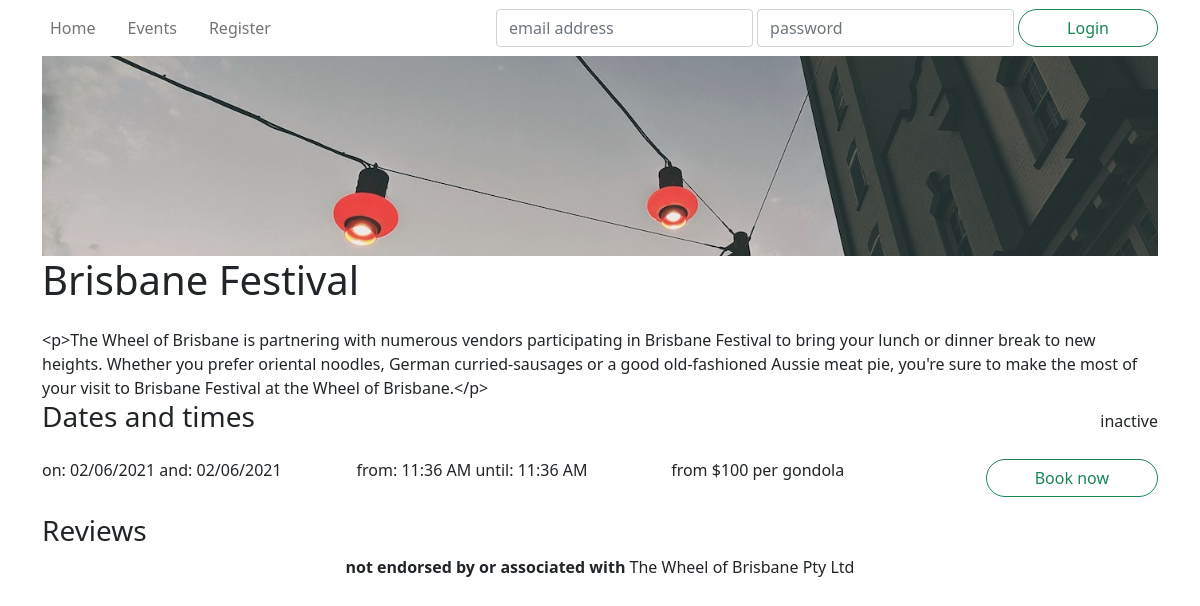
The page /events/1 on the database its author committed.
### wheel/models.py (models this page shows, shortened)
class Event(db.Model):
    __tablename__ = 'events'
    id = db.Column(db.Integer, primary_key=True)
    name = db.Column(db.String(255), nullable=False)
    description = db.Column(db.Text)
    category = db.Column(db.String(40))
    status = db.Column(db.Enum('upcoming', 'inactive', 'cancelled', 'booked out'), nullable=False)
    image = db.Column(db.String(255))
    reviews = db.relationship('Review', backref='event')
    tickets = db.relationship('Ticket', backref='event')
    @staticmethod
    def get(id):
        return Event.query.filter_by(id=id).first()
    def getTicketsDateRange(self):
        return Ticket.getDateRangeByEvent(self.id)
    def getTicketsTimeRange(self):
        return Ticket.getTimeRangeByEvent(self.id)
    def getTicketsPriceFrom(self):
        return 100 # self.tickets.reduce( (prev, {price}) => lowest(prev, price) ) but python
    def getStatusColour(self):
        return {
            'upcoming': 'success',
            'inactive': 'secondary',
            'booked out': 'secondary',
            'cancelled': 'danger'
        }[self.status]
    def getBookButtonText(self):
        return {
            'upcoming': 'book now',
            'inactive': 'no tickets available',
            'booked out': 'booked out',
            'cancelled': 'cancelled'
        }[self.status]

### wheel/views.py (the view)
@events.route('/<int:id>')
def view(id):
    event = Event.get(id)
    bookform = BookEventForm()
    reviewform = PostReviewForm() # TODO: create this form
    bookform.event.data = id
    bookform.ticket.choices = list(map(lambda ticket: (ticket.id, f'${ticket.price}'), event.tickets))
    ticketssortedbytime = sorted(event.tickets, key=lambda ticket: ticket.datetime.strftime("%I:%M %p"))
    ticketsgroupedbytime = groupby(ticketssortedbytime, key=lambda ticket: ticket.datetime.strftime("%I:%M %p"))
    times = [time for time, _tickets in ticketsgroupedbytime]
    ticketssortedbydate = sorted(event.tickets, key=lambda ticket: ticket.datetime)
    ticketsgroupedbydate = groupby(ticketssortedbydate, key=lambda ticket: ticket.datetime.strftime("%d/%m/%Y"))
    dates = [[date, [time.id for time in times]] for date, times in ticketsgroupedbydate]
    return render_template('event.html', event=event, bookform=bookform, times=times, dates=dates)

### wheel/forms.py
class BookEventForm(FlaskForm):
    event = HiddenField('event')
    ticket = RadioField('Tickets', coerce=int, validators=[InputRequired()])
    qty = IntegerField('Number of Gondolas', default=1, validators=[InputRequired()])
    price = IntegerField('Total Price', default=0, validators=[InputRequired()])
    submit = SubmitField("Book now")

class PostReviewForm(FlaskForm):
    submit = SubmitField("Post review")

### wheel/models.py (called while the page is built)
    @staticmethod
    def getTimeRangeByEvent(event_id):
        return {
            "from": datetime.now().strftime("%I:%M %p"), # self.tickets.reduce( (prev, {datetime}) => lowest(prev, datetime) ) but python
            "until": datetime.now().strftime("%I:%M %p") # self.tickets.reduce( (prev, {datetime}) => highest(prev, datetime) ) but python
        }

    @staticmethod
    def getDateRangeByEvent(event_id):
        return {
            "on": datetime.now().date().strftime("%d/%m/%Y"),
            "and": datetime.now().date().strftime("%d/%m/%Y")
        }

### wheel/templates/event.html (shortened to what this page needs)
{% extends 'base.html' %}
{% block hero %}
<div id="minihero" style="background-image: url('{{ event.image }}');"></div>
{% endblock %}
{% block title %}{{ event.name }}{% endblock %}
{% block content %}
<section>
    {{ event.description }}
</section>
<section>
    <header class="row mb-3">
        <h3 class="col">Dates and times</h3>
        <span class="col-sm-auto ms-auto my-auto">{{ event.status }}</span>
    </header>
    <div class="row mb-3">
        <div class="col-sm">
            <p class="mb-1">
                {% for join, date in event.getTicketsDateRange().items() %}
                    {{join}}:&nbsp;{{date}}
                {% endfor %}
            </p>
        </div>
        <div class="col-sm">
            <p class="mb-1">
                {% for join, time in event.getTicketsTimeRange().items() %}
                {{join}}:&nbsp;{{time}}
                {% endfor %}
            </p>
        </div>
        <div class="col-sm">
            <p>from&nbsp;${{ event.getTicketsPriceFrom() }} per&nbsp;gondola</p>
        </div>
        <div class="col-sm-auto my-auto">
            <button type="button" class="btn btn-outline-success rounded-pill px-5"
                    data-bs-toggle="modal" data-bs-target="#book" >Book now</button>
        </div>
    </div>
</section>
<section>
    <header><h3>Reviews</h3></header>
</section>
{% endblock %}

### wheel/templates/base.html (shortened to what this page needs)
<!DOCTYPE html>
<html lang="en">
<head>
    <link href="https://cdn.jsdelivr.net/npm/bootstrap@5.0.0-beta3/dist/css/bootstrap.min.css"
            rel="stylesheet">
    <link rel="stylesheet" href="/static/css/unbootstrapify.css">
</head>
<body>
    <div class="container">
        <header>
            <nav class="navbar navbar-expand-lg navbar-light justify-content-between">
                <div class="navbar-nav flex-row gap-3">
                    <a class="nav-link" href="{{ url_for('main.index') }}">Home</a>
                    <a class="nav-link" href="{{ url_for('events.viewAll') }}">Events</a>
                    {% if current_user.is_authenticated %}
                    <a class="nav-link" href="{{ url_for('main.bookings') }}">My Bookings</a>
                    {% else %}
                    <a class="nav-link" href="{{ url_for('auth.register') }}">Register</a>
                    {% endif %}
                </div>
                <div class="collapse navbar-collapse flex-grow-0" id="navbarlogin">
                    {% if not current_user.is_authenticated %}
                    <form method="POST" action="{{ url_for('auth.login') }}" class="navbar-nav flex-row gap-1">
                        <input name="email" type="text" required
                                class="form-control" placeholder="email address">
                        <input name="password" type="password" required
                                class="form-control" placeholder="password">
                        <button class="btn btn-outline-success rounded-pill px-5" type="submit">Login</button>
                    </form>
                    {% else %}
                    <form action="{{ url_for('auth.logout') }}" class="navbar-nav flex-row gap-1">
                        <button class="btn btn-outline-primary rounded-pill px-5" type="submit">Logout</button>
                    </form>
                    {% endif %}
                </div>
            </nav>
            {% block hero %}
            {% endblock %}
        </header>
        <main>
            <header class="row mb-3">
                <div class="col-md"><h1>{% block title %}{% endblock %}</h1></div>
            </header>
            {% block content %}
            {% endblock %}
        </main>
        <footer class="text-center footer"><strong>not endorsed by or associated with </strong>The Wheel of Brisbane Pty Ltd</footer>
    </div>
</body>
</html>

### rows shown on the page
Event: image (picture), name "Brisbane Festival", description "<p>The Wheel of Brisbane is partnering with numerous vendors participating in Brisbane Festival to bring your lunch or dinner break to new heights. Whether you prefer oriental noodles, German curried-sausages or a good old-fashioned Aussie meat pie, you're sure to make the most of your visit to Brisbane Festival at the Wheel of Brisbane.</p>", status "inactive"

### other values the page prints
{{ join }} "on" "and"
{{ date }} "02/06/2021" "02/06/2021"
{{ join }} "from" "until"
{{ time }} "11:36 AM" "11:36 AM"
{{ event.getTicketsPriceFrom() }} "100"
